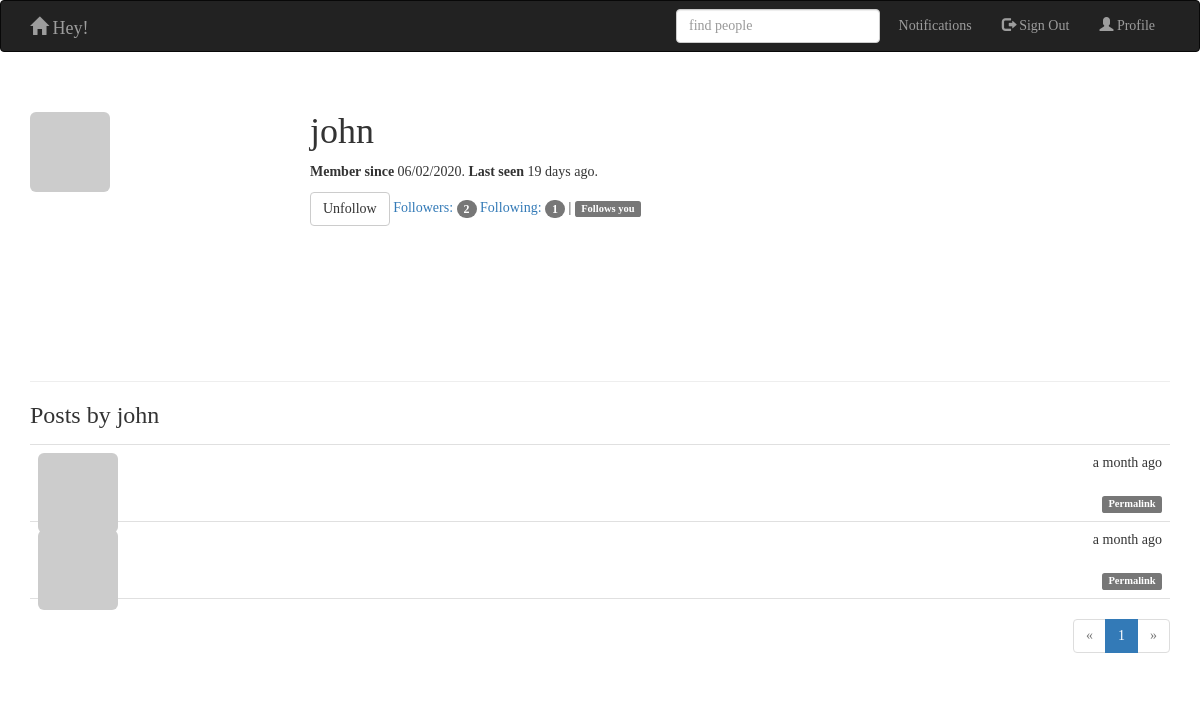
Page /user/john (signed in) on the committed database.
### app/models.py (models this page shows, shortened)
class User(UserMixin,db.Model):
    __tablename__ = 'users'
    id = db.Column(db.Integer, primary_key=True)
    email = db.Column(db.String(64), unique=True, index=True)
    username = db.Column(db.String(64), unique=True, index=True)
    password_hash = db.Column(db.String(128))
    role_id = db.Column(db.Integer, db.ForeignKey('roles.id'))
    name = db.Column(db.String(64))
    location = db.Column(db.String(64))
    about_me = db.Column(db.Text())
    member_since = db.Column(db.DateTime(),default=datetime.utcnow)
    last_seen = db.Column(db.DateTime(),default=datetime.utcnow)
    avatar_hash = db.Column(db.String(32))
    posts = db.relationship('Post', backref='author', lazy='dynamic')
    followed = db.relationship('Follow',backref=db.backref('follower',lazy = 'joined'),lazy='dynamic',cascade='all,delete-orphan',foreign_keys=[Follow.follower_id])
    followers = db.relationship('Follow', backref=db.backref('followed', lazy='joined'), lazy='dynamic',
                               cascade='all,delete-orphan', foreign_keys=[Follow.followed_id])
    def gravatar(self, size=100, default='identicon', rating='g'):
        if request.is_secure:
            url = 'https://secure.gravatar.com/avatar'
        else:
            url = 'http://www.gravatar.com/avatar'
        hash = self.avatar_hash or hashlib.md5(self.email.encode('utf-8')).hexdigest()
        return '{url}/{hash}?s={size}&d={default}&r={rating}'.format(
            url=url, hash=hash, size=size, default=default, rating=rating)
    @property
    def password(self):
        raise AttributeError('password is not a readable attribute')
    def ping(self):
        self.last_seen = datetime.utcnow()
        db.session.add(self)
    @login_manager.user_loader
    def load_user(user_id):
        return User.query.get(int(user_id))
    def can(self, permissions):
        return self.role is not None and (self.role.permissions & permissions) == permissions
    def is_administrator(self):
        return self.can(Permission.ADMINISTER)
    def is_following(self, user):
        return self.followed.filter_by(
            followed_id=user.id).first() is not None

class Post(db.Model):
    __tablename__ = 'posts'
    id = db.Column(db.Integer, primary_key=True)
    body = db.Column(db.Text)
    timestamp = db.Column(db.DateTime, index=True, default=datetime.utcnow)
    author_id = db.Column(db.Integer, db.ForeignKey('users.id'))

### app/main/hello.py (the view)
@main.route('/user/<username>')
def user(username):
    user = User.query.filter_by(username=username).first()
    if user is None:
        return render_template('404.html'), 404
    page = request.args.get('page', 1, type=int)
    pagination = user.posts.order_by(Post.timestamp.desc()).paginate(
        page, per_page=current_app.config['FLASKY_POSTS_PER_PAGE'],
        error_out=False)
    posts = pagination.items
    return render_template('user.html', user=user, posts = posts, pagination = pagination)

### app/auth/views.py (called while the page is built)
@auth.before_app_request
def before_request():
    if current_user.is_authenticated:
        current_user.ping()

### app/main/__init__.py (called while the page is built)
@main.app_context_processor
def inject_permissions():
    return dict(Permission=models.Permission)

### app/templates/user.html (shortened to what this page needs)
{% extends "base.html" %}
{% import "_macros.html" as macros %}
{% block page_content %}
<div class="page-header">
    <img class="img-rounded profile-thumbnail" src="{{ user.gravatar(size=256) }}">
    <div class="profile-header">
       <h1> {{ user.username }}</h1>
        <p> <b>Member since</b> {{ moment(user.member_since).format('L') }}. <b>Last seen</b> {{ moment(user.last_seen).fromNow() }}. </p>
        {% if current_user.can(Permission.FOLLOW) and user != current_user %}
            {% if not current_user.is_following(user) %}
                <a href="{{ url_for('.follow', username=user.username) }}"  class="btn btn-primary">Follow</a>
            {% else %}
                <a href="{{ url_for('.unfollow', username=user.username) }}" class="btn btn-default">Unfollow</a>
            {% endif %}
        {% endif %}
        <a href="{{ url_for('.followers', username=user.username) }}">
            Followers: <span class="badge">{{ user.followers.count() -1 }}</span>
        </a>
        <a href="{{ url_for('.followed', username=user.username) }}">
            Following: <span class="badge">{{ user.followed.count() -1 }}</span>
        </a>
        {% if current_user.is_authenticated and user != current_user and user.is_following(current_user) %}
        | <span class="label label-default">Follows you</span>
        {% endif %}
    </div>
</div>
<h3>Posts by {{ user.username }}</h3>
{% include 'post.html' %}
<div class="pagination">
    {{ macros.pagination_widget(pagination, '.user', username=user.username) }}
</div>
{% endblock %}

### app/templates/post.html (shortened to what this page needs)
<ul class="posts">
    {% for post in posts %}
    <li class="post">
        <div class="post-thumbnail">
            <a href="{{ url_for('.user', username=post.author.username) }}">
                <img class="img-rounded profile-thumbnail" src="{{ post.author.gravatar(size=40) }}">
            </a>
        </div>
        <div class="post-content">
            <div class="post-date">{{ moment(post.timestamp).fromNow() }}</div>
            <div class="post-author"><a href="{{ url_for('.user', username=post.author.username) }}">{{ post.author.username }}</a></div>
            <div class="post-body">
            </div>
            <div class="post-footer">
                <a href="{{ url_for('.post', id=post.id) }}"><span class="label label-default">Permalink</span></a>
            </div>
        </div>
    </li>
    {% endfor %}
</ul>

### app/static/styles.css (style rules this page uses)
.profile-thumbnail { position: absolute; }
* { font-family:Verdana; }
.profile-header { min-height: 260px; margin-left: 280px; }
ul.posts { list-style-type: none; padding: 0px; margin: 16px 0px 0px 0px; border-top: 1px solid #e0e0e0; }
ul.posts li.post { padding: 8px; border-bottom: 1px solid #e0e0e0; }
div.post-date { float: right; }
div.post-author { font-weight: bold; }
div.post-thumbnail { position: absolute; }
div.post-content { margin-left: 48px; min-height: 48px; }
div.post-footer { text-align: right; }
div.pagination { width: 100%; text-align: right; padding: 0px; margin: 0px; }

### rows in the picture
User: username "john", member_since "06/02/2020", last_seen "19 days ago"
Post: timestamp "a month ago"
Post: timestamp "a month ago"

### other values in the picture
{{ user.followers.count() -1 }} "2"
{{ user.followed.count() -1 }} "1"
{{ p }} "1"
